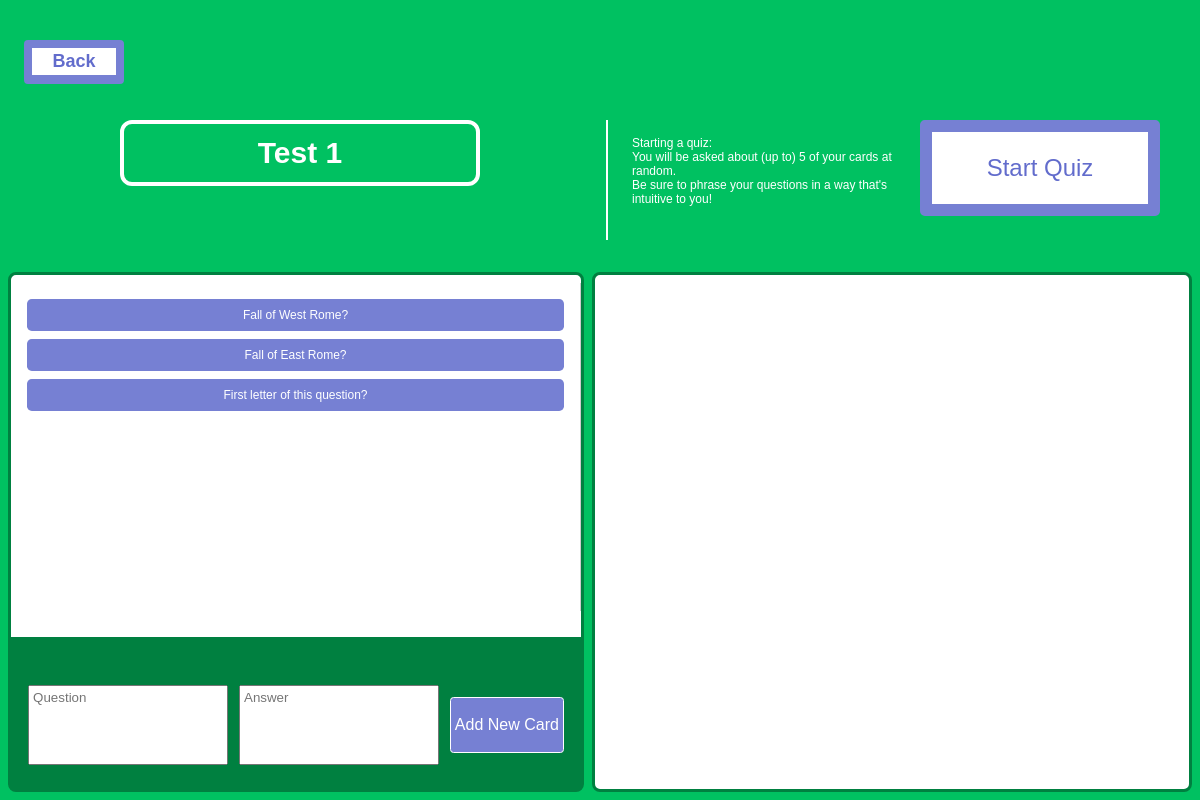
Page /deck/3 (signed in) on the committed database.
### flashcards.py (models this page shows)
class Deck(db.Model):
    id = db.Column(db.Integer, primary_key=True)
    name = db.Column(db.String(50), nullable=False)
    user_id = db.Column(db.Integer, db.ForeignKey("user.id"), nullable=False)
    cards = db.relationship("Card", backref="deck", lazy=True)

class Card(db.Model):
    id = db.Column(db.Integer, primary_key=True)
    question = db.Column(db.Text, nullable=False)
    answer = db.Column(db.Text, nullable=False)
    deck_id = db.Column(db.Integer, db.ForeignKey("deck.id"), nullable=False)

### flashcards.py (the view)
@app.route("/deck/<int:deck_id>")
def view_deck(deck_id):
    deck = Deck.query.get(deck_id)
    if not deck:
        return redirect(url_for("index"))
    correct_user = User.query.get(deck.user_id)
    if session["user_id"] != correct_user.id:
        print(f"ID mismatch between session ID {session['user_id']} and true ID {correct_user.id}")
        return redirect(url_for("index"))
    print("Viewing Deck with ID", deck_id)
    deck = Deck.query.get_or_404(deck_id)
    cards = Card.query.filter_by(deck_id=deck_id).all()
    return render_template("deck.html", deck=deck, cards=cards)

### templates/deck.html (shortened to what this page needs)
<!DOCTYPE html>
<html>
    <head>
        <link rel="stylesheet" href="../static/styles-deck.css">
    </head>
    <body>
        <a class="back" href="{{  url_for('dashboard')  }}">Back</a>
        <div class="zone-1">
            <h2 class="deck-name" title="{{ deck.name}}">{{ deck.name }}</h2>
            <div class="note-container">
                <div class="note">Starting a quiz:<br>You will be asked about (up to) 5 of your cards at random.<br>Be sure to phrase your questions in a way that's intuitive to you!</div>
            </div>
            <a class="start-quiz" href= "{{ url_for('quiz', deck_id=deck.id)}}">
                Start Quiz
            </a>
        </div>
        <div class="zone-2">
            <div id="card-list">
                {% for card in cards %}
                    <button id="card-btn-{{ card.id }}" class="card" onclick="loadCard('{{ card.id }}', '{{ deck.id }}')" style="display: block; width: 100%; margin-bottom: 0.5rem;">
                        {{ card.question }}
                    </button>
                {% else %}
                    <div id="no-cards">No cards yet</div>
                {% endfor %}
            </div>
            <div class="new-card-zone">
                <form class="new-card-form" action="{{ url_for('add_card', deck_id=deck.id) }}" method="POST">
                    <textarea name="new_question" class="new-question" placeholder="Question" required></textarea>
                    <textarea name="new_answer" class="new-answer" placeholder="Answer" required></textarea>
                    <button class="add-card" type="submit">Add New Card</button>
                </form>
            </div>
        </div>
        <div class="zone-3">
        </div>
    </body>
</html>

### static/styles-deck.css (style rules this page uses)
* { box-sizing: border-box; padding: 0; margin: 0; }
body { width: 100vw; height: 100vh; font-family: sans-serif; overflow: hidden; }
.back { position: absolute; top: 5%; left: 2%; width: 100px; line-height: 1.5; color: #626ccc; background-color: white; border: 0.7cqw solid #7680d3; border-bottom-width: 0.75cqw; border-radius: 4px; text-align: center; font-size: 1.5cqw; font-weight: bold; text-decoration: none; z-index: 5; }
.zone-1 { display: flex; position: relative; width: 100%; height: 100vh; min-width: 100%; justify-content: center; align-items: center; background-color: #00c161; z-index: 1; }
.deck-name { display: block; position: absolute; top: 15vh; left: 10%; width: 30%; padding: 1% 2%; color: white; font-family: sans-serif; font-size: 2.5cqw; overflow: hidden; white-space: nowrap; text-overflow: ellipsis; text-align: center; border: 0.4cqw solid white; border-radius: 1cqw; z-index: 2; }
.note-container { display: flex; position: absolute; top: 15vh; left: 50.5%; width: 26%; height: 15vh; border-left: 0.2cqw solid white; }
.note { position: absolute; top: 2vh; left: 2vw; color: white; font-size: 1cqw; }
.start-quiz { display: flex; position: absolute; top: 15vh; right: 5vh; width: 20%; aspect-ratio: 2.5; border: 1cqw solid #7680d3; color: #626ccc; text-decoration: none; background-color: white; border-radius: 0.4cqw; font-family: sans-serif; font-size: 2cqw; font-weight: normal; align-items: center; justify-content: center; z-index: 2; }
.zone-2 { display: inline-block; position: absolute; vertical-align: top; bottom: 1vh; left: 1vh; width: 48%; height: 65vh; padding-top: 1vh; font-size: 0; background-color: white; border: 0.25cqw solid #008040; border-radius: 1vh; z-index: 2; }
#card-list { display: flex; flex-direction: column; position: absolute; width: 100%; height: 41vh; overflow-y: auto; border-right: 1px solid #ccc; padding: 1rem; padding-bottom: 0; }
.card { display: flex; min-height: 4vh; max-height: 4vh; padding: 1vh 2vh 1vh 2vh; color: white; font-size: 1cqw; background-color: #7680d3; border-width: 0; border-radius: 0.4cqw; overflow: hidden; white-space: nowrap; text-overflow: ellipsis; cursor: pointer; }
.new-card-zone { display: inline-flex; position: absolute; left: 0; bottom: 0; width: 100%; height: 19vh; background-color: #008040; }
.new-question { display: flex; position: absolute; bottom: 3vh; left: 3%; width: 35%; height: 10vh; padding: 0.5vh; font-family: sans-serif; resize: none; }
.new-answer { display: flex; position: absolute; bottom: 3vh; left: 40%; width: 35%; height: 10vh; padding: 0.5vh; font-family: sans-serif; resize: none; }
.add-card { display: flex; position: absolute; bottom: 4.5vh; left: 77%; width: 20%; height: 7vh; font-size: 2vh; color: white; background-color: #7680d3; justify-content: center; align-items: center; border: 0.05cqw solid white; border-radius: 0.3cqw; }
.zone-3 { display: inline-block; position: absolute; vertical-align: top; bottom: 1vh; right: 1vh; width: 50%; height: 65vh; padding-top: 1vh; background-color: white; border: 0.25cqw solid #008040; border-radius: 1vh; z-index: 2; }

### rows in the picture
Deck: name "Test 1"
Card: {{ card.id }} 1 (drawn), question "Fall of West Rome?"
Card: question "Fall of East Rome?"
Card: question "First letter of this question?"
